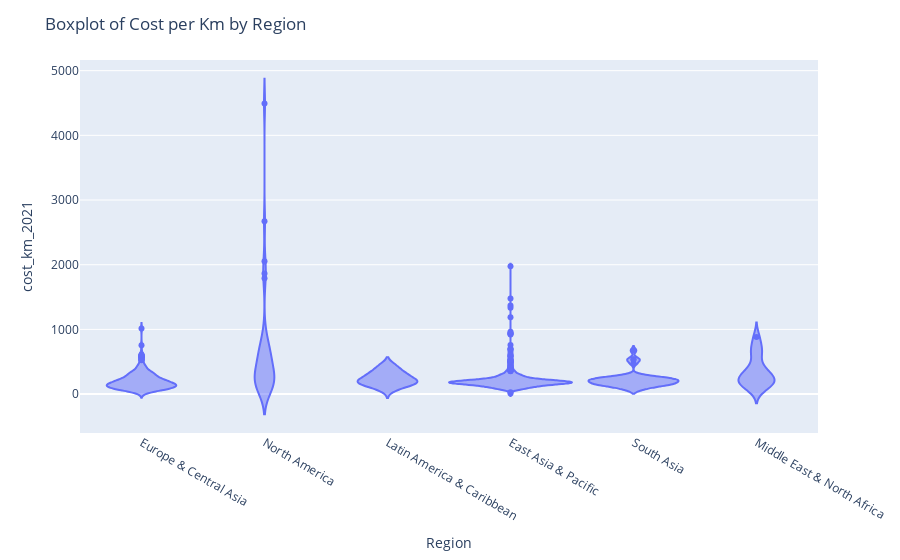

Write notebook code for a chart like this one.
### Code cell
# plt.figure(figsize=(12, 8))
# seaborn.scatterplot(data=None, *, x=None, y=None, hue=None, size=None, style=None, palette=None, hue_order=None, hue_norm=None, sizes=None, size_order=None, size_norm=None, markers=True, style_order=None, legend='auto', ax=None, **kwargs)

fig = px.violin(transit, x='Region', y='cost_km_2021')

# plt.xticks(rotation=90)
fig.update_layout(
    title_text="Boxplot of Cost per Km by Region",
    violingap=0, violingroupgap=0, violinmode='overlay')
fig.show()

### Figure 1 — Plotly figure (JSON) as saved in the notebook; plotly's stock layout.template omitted (floating-point values rounded to 4 significant figures; data arrays with more than 128 entries replaced by an {"elided": "..."} marker saying what was removed)
{"data": [{"alignmentgroup": "True", "box": {"visible": false}, "hovertemplate": "Region=%{x}<br>cost_km_2021=%{y}<extra></extra>", "legendgroup": "", "marker": {"color": "#636efa"}, "name": "", "offsetgroup": "", "orientation": "v", "scalegroup": "True", "showlegend": false, "type": "violin", "x": {"elided": "835 str values"}, "x0": " ", "xaxis": "x", "y": {"elided": "835 float values"}, "y0": " ", "yaxis": "y"}], "layout": {"autosize": true, "legend": {"tracegroupgap": 0}, "margin": {"t": 60}, "title": {"text": "Boxplot of Cost per Km by Region"}, "violingap": 0, "violingroupgap": 0, "violinmode": "overlay", "xaxis": {"anchor": "y", "autorange": true, "domain": [0, 1], "range": [-0.5, 5.5], "title": {"text": "Region"}, "type": "category"}, "yaxis": {"anchor": "x", "autorange": true, "domain": [0, 1], "range": [-601.7, 5165.0], "title": {"text": "cost_km_2021"}, "type": "linear"}}}
